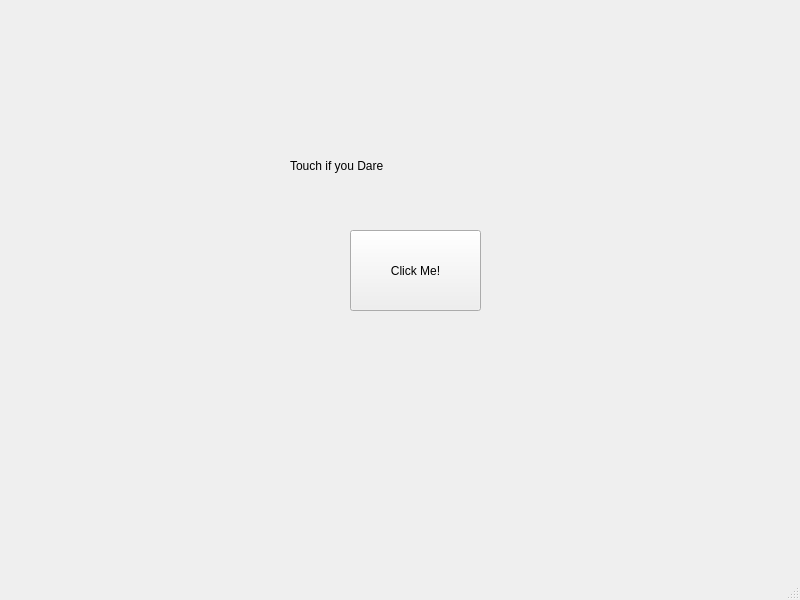
<?xml version="1.0" encoding="UTF-8"?>
<ui version="4.0">
 <class>TypeHere</class>
 <widget class="QMainWindow" name="TypeHere">
  <property name="geometry">
   <rect>
    <x>0</x>
    <y>0</y>
    <width>800</width>
    <height>600</height>
   </rect>
  </property>
  <property name="windowTitle">
   <string>MainWindow</string>
  </property>
  <widget class="QWidget" name="centralwidget">
   <widget class="QPushButton" name="pushButton">
    <property name="geometry">
     <rect>
      <x>350</x>
      <y>230</y>
      <width>131</width>
      <height>81</height>
     </rect>
    </property>
    <property name="text">
     <string>Click Me!</string>
    </property>
   </widget>
   <widget class="QLabel" name="label">
    <property name="geometry">
     <rect>
      <x>290</x>
      <y>140</y>
      <width>131</width>
      <height>51</height>
     </rect>
    </property>
    <property name="text">
     <string>Touch if you Dare</string>
    </property>
   </widget>
  </widget>
  <widget class="QMenuBar" name="menubar">
   <property name="geometry">
    <rect>
     <x>0</x>
     <y>0</y>
     <width>800</width>
     <height>21</height>
    </rect>
   </property>
  </widget>
  <widget class="QStatusBar" name="statusbar"/>
 </widget>
 <resources/>
 <connections/>
</ui>
